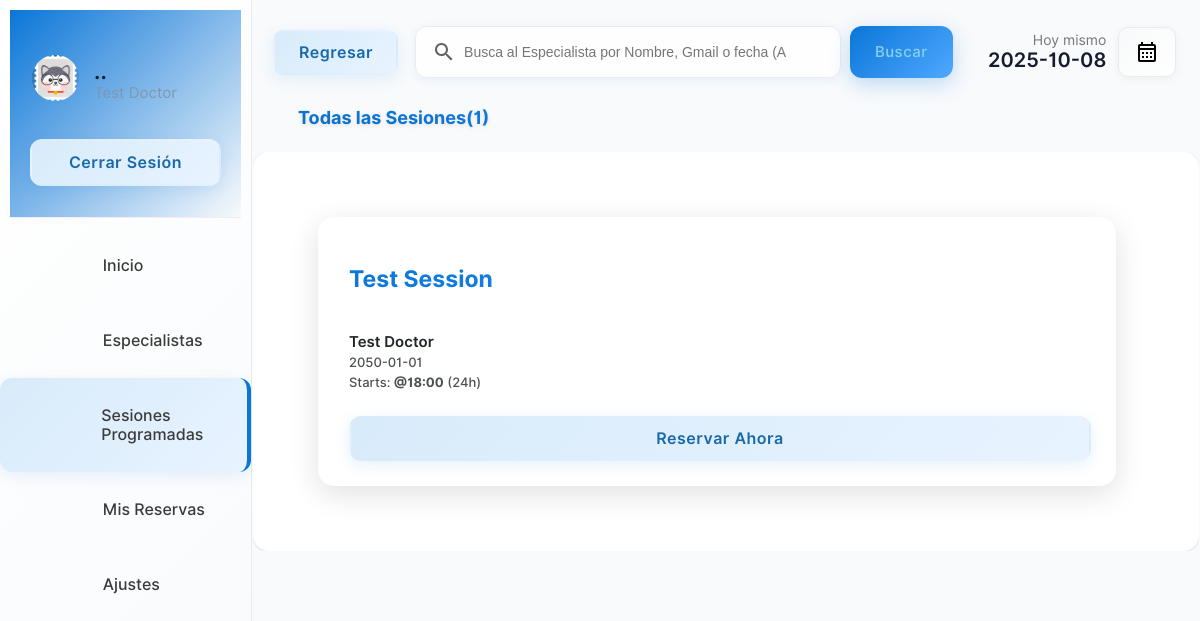
Page /patient/schedule.php (signed in) on the earlier database version.
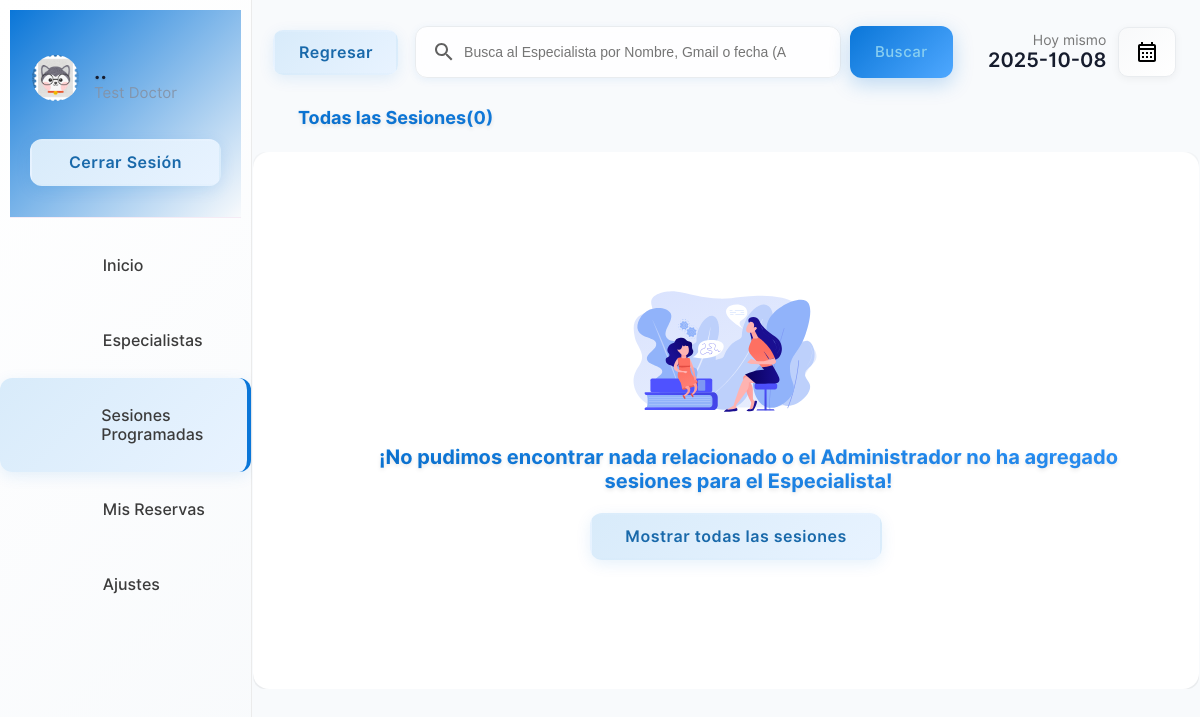
Same page on the later database version.
### tables this page shows
CREATE TABLE IF NOT EXISTS `schedule` (
  `scheduleid` int(11) NOT NULL AUTO_INCREMENT,
  `docid` varchar(255) DEFAULT NULL,
  `title` varchar(255) DEFAULT NULL,
  `scheduledate` date DEFAULT NULL,
  `scheduletime` time DEFAULT NULL,
  `nop` int(4) DEFAULT NULL,
  PRIMARY KEY (`scheduleid`),
  KEY `docid` (`docid`)
);

CREATE TABLE IF NOT EXISTS `doctor` (
  `docid` int(11) NOT NULL AUTO_INCREMENT,
  `docemail` varchar(255) DEFAULT NULL,
  `docname` varchar(255) DEFAULT NULL,
  `docpassword` varchar(255) DEFAULT NULL,
  `docnic` varchar(15) DEFAULT NULL,
  `doctel` varchar(15) DEFAULT NULL,
  `specialties` int(2) DEFAULT NULL,
  PRIMARY KEY (`docid`),
  KEY `specialties` (`specialties`)
);

### patient/schedule.php (the view, shortened to what the changed rows need)
<?php
    include("../connection.php");
    $today = date('Y-m-d');
 ?>
<!DOCTYPE html>
<html lang="en">
<head>
    <link rel="stylesheet" href="../css/animations.css">
    <link rel="stylesheet" href="../css/main.css">
    <link rel="stylesheet" href="../css/admin.css">
</head>
<body>
        <?php
                $sqlmain= "select * from schedule inner join doctor on schedule.docid=doctor.docid where schedule.scheduledate>='$today'  order by schedule.scheduledate asc";
                $searchtype="Todas las";
                $result= $database->query($sqlmain)
                ?>
        <div class="dash-body">
            <table border="0" width="100%" style=" border-spacing: 0;margin:0;padding:0;margin-top:25px; ">
                <tr>
                    <td colspan="4" style="padding-top:10px;width: 100%;" >
                        <p class="heading-main12" style="margin-left: 45px;font-size:18px;color:rgb(49, 49, 49)"><?php echo $searchtype." Sesiones"."(".$result->num_rows.")"; ?> </p>
                    </td>
                </tr>
                <tr>
                   <td colspan="4">
                       <center>
                        <div class="abc scroll">
                        <table width="100%" class="sub-table scrolldown" border="0" style="padding: 50px;border:none">
                        <tbody>
                            <?php
                                if($result->num_rows==0){
                                    echo '<tr>
                                    <td colspan="4">
                                    <br><br><br><br>
                                    <center>
                                    <img src="../img/notfound.svg" width="25%">
                                    <br>
                                    <p class="heading-main12" style="margin-left: 45px;font-size:20px;color:rgb(49, 49, 49)">¡No pudimos encontrar nada relacionado o el Administrador no ha agregado sesiones para el Especialista!</p>
                                    <a class="non-style-link" href="schedule.php"><button  class="login-btn btn-primary-soft btn"  style="display: flex;justify-content: center;align-items: center;margin-left:20px;">&nbsp; Mostrar todas las sesiones &nbsp;</font></button>
                                    </a>
                                    </center>
                                    <br><br><br><br>
                                    </td>
                                    </tr>';
                                }
                                else{
                                for ( $x=0; $x<($result->num_rows);$x++){
                                    echo "<tr>";
                                    for($q=0;$q<3;$q++){
                                        $row=$result->fetch_assoc();
                                        if (!isset($row)){
                                            break;
                                        };
                                        $scheduleid=$row["scheduleid"];
                                        $title=$row["title"];
                                        $docname=$row["docname"];
                                        $scheduledate=$row["scheduledate"];
                                        $scheduletime=$row["scheduletime"];
                                        echo '
                                        <td style="width: 25%;">
                                                <div  class="dashboard-items search-items"  >
                                                    <div style="width:100%">
                                                            <div class="h1-search">
                                                                '.substr($title,0,21).'
                                                            </div><br>
                                                            <div class="h3-search">
                                                                '.substr($docname,0,30).'
                                                            </div>
                                                            <div class="h4-search">
                                                                '.$scheduledate.'<br>Starts: <b>@'.substr($scheduletime,0,5).'</b> (24h)
                                                            </div>
                                                            <br>
                                                            <a href="booking.php?id='.$scheduleid.'" ><button  class="login-btn btn-primary-soft btn "  style="padding-top:11px;padding-bottom:11px;width:100%"><font class="tn-in-text">Reservar Ahora</font></button></a>
                                                    </div>
                                                </div>
                                            </td>';
                                    }
                                    echo "</tr>";
                                }
                            }
                            ?>
                            </tbody>
                        </table>
                        </div>
                        </center>
                   </td>
                </tr>
            </table>
        </div>
</body>
</html>

Differences in the rows shown:
no longer on this page (row edited): schedule: title "Test Session", docid.docname "Test Doctor", scheduledate "2050-01-01", scheduletime "18:00"
Other differences:
$result->num_rows: "1" → "0"
text now shown: "¡No pudimos encontrar nada relacionado o el Administrador no ha agregado sesiones para el Especialista! Mostrar todas las sesiones"
